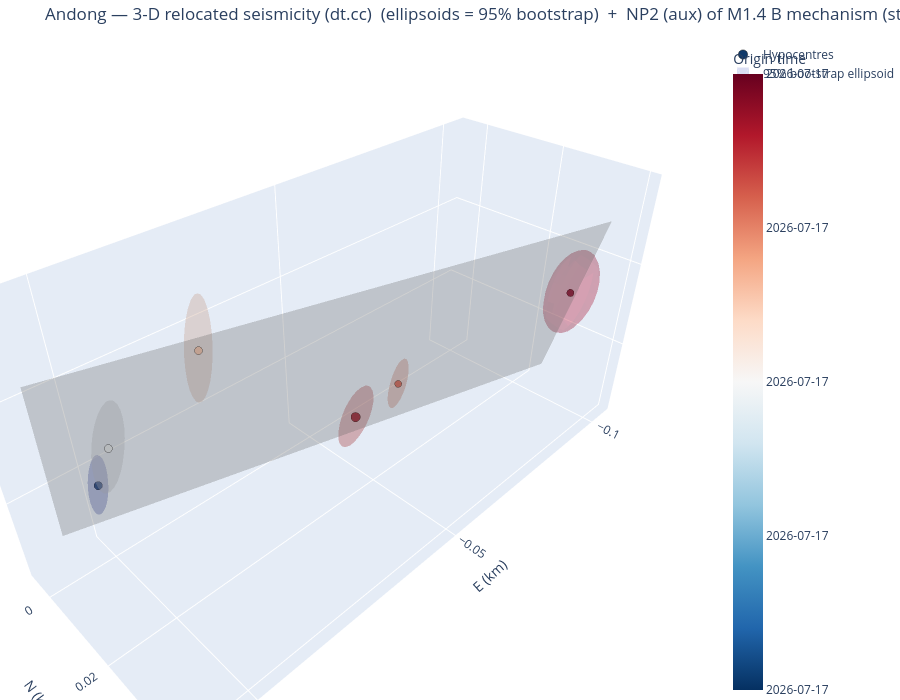

The cell this chart's notebook holds for it:
### Markdown cell above
The same view with the per-event uncertainty drawn as a **95% bootstrap error ellipsoid**
(`error="ellipsoid"`) instead of whisker bars: each ellipsoid's shape is the bootstrap sample covariance
and its size the empirical 95% Mahalanobis radius (95% of replicas inside), coloured like its hypocentre.
Tight horizontal but loose depth control shows up as a vertically elongated ellipsoid.

### Code cell
fig3d_e = viz.plot_3d_plane(cfg, VELMODEL, error="ellipsoid", frame_from=FRAME_FROM, mech_select=MECH_SELECT)
try:
    fig3d_e.write_image(f"/tmp/{CLUSTER}_3d_ellipsoid.png", scale=2)
except Exception:
    pass
fig3d_e

### Figure 1 — Plotly figure (JSON) as saved in the notebook; plotly's stock layout.template omitted (floating-point values rounded to 4 significant figures; data arrays with more than 128 entries replaced by an {"elided": "..."} marker saying what was removed)
{"data": [{"marker": {"color": [20650.0, 20650.0, 20650.0, 20650.0, 20650.0, 20650.0], "colorbar": {"ticktext": ["2026-07-17", "2026-07-17", "2026-07-17", "2026-07-17", "2026-07-17"], "tickvals": [20650.0, 20650.0, 20650.0, 20650.0, 20650.0], "title": {"text": "Origin time"}}, "colorscale": [[0, "rgb(5,48,97)"], [0.1, "rgb(33,102,172)"], [0.2, "rgb(67,147,195)"], [0.3, "rgb(146,197,222)"], [0.4, "rgb(209,229,240)"], [0.5, "rgb(247,247,247)"], [0.6, "rgb(253,219,199)"], [0.7, "rgb(244,165,130)"], [0.8, "rgb(214,96,77)"], [0.9, "rgb(178,24,43)"], [1, "rgb(103,0,31)"]], "line": {"color": "black", "width": 0.5}, "opacity": 0.95, "size": [9.6, 9.2, 9.2, 8.0, 10.8, 8.4]}, "mode": "markers", "name": "Hypocentres", "text": ["200000  M1.4", "200001  M1.3", "200002  M1.3", "200003  M1.0", "200004  M1.7", "200005  M1.1"], "type": "scatter3d", "x": [0.0, -0.0007, -0.016, -0.059, -0.0539, -0.0925], "y": [0.0, 0.0063, 0.0131, 0.0181, 0.0108, 0.0352], "z": [0.0, -0.0121, -0.0275, -0.0012, 0.0088, -0.0161]}, {"alphahull": 0, "color": "rgb(58,76,192)", "flatshading": true, "hoverinfo": "skip", "name": "95% bootstrap ellipsoid", "opacity": 0.18, "showlegend": true, "showscale": false, "type": "mesh3d", "x": {"elided": "196 float values"}, "y": {"elided": "196 float values"}, "z": {"elided": "196 float values"}}, {"alphahull": 0, "color": "rgb(216,219,225)", "flatshading": true, "hoverinfo": "skip", "name": "95% bootstrap ellipsoid", "opacity": 0.18, "showlegend": false, "showscale": false, "type": "mesh3d", "x": {"elided": "196 float values"}, "y": {"elided": "196 float values"}, "z": {"elided": "196 float values"}}, {"alphahull": 0, "color": "rgb(245,193,168)", "flatshading": true, "hoverinfo": "skip", "name": "95% bootstrap ellipsoid", "opacity": 0.18, "showlegend": false, "showscale": false, "type": "mesh3d", "x": {"elided": "196 float values"}, "y": {"elided": "196 float values"}, "z": {"elided": "196 float values"}}, {"alphahull": 0, "color": "rgb(234,123,96)", "flatshading": true, "hoverinfo": "skip", "name": "95% bootstrap ellipsoid", "opacity": 0.18, "showlegend": false, "showscale": false, "type": "mesh3d", "x": {"elided": "196 float values"}, "y": {"elided": "196 float values"}, "z": {"elided": "196 float values"}}, {"alphahull": 0, "color": "rgb(197,50,51)", "flatshading": true, "hoverinfo": "skip", "name": "95% bootstrap ellipsoid", "opacity": 0.18, "showlegend": false, "showscale": false, "type": "mesh3d", "x": {"elided": "196 float values"}, "y": {"elided": "196 float values"}, "z": {"elided": "196 float values"}}, {"alphahull": 0, "color": "rgb(179,3,38)", "flatshading": true, "hoverinfo": "skip", "name": "95% bootstrap ellipsoid", "opacity": 0.18, "showlegend": false, "showscale": false, "type": "mesh3d", "x": {"elided": "196 float values"}, "y": {"elided": "196 float values"}, "z": {"elided": "196 float values"}}, {"color": "gray", "hoverinfo": "name", "i": [0, 0], "j": [1, 3], "k": [3, 2], "name": "NP2 (aux) of M1.4 B mechanism 106/73", "opacity": 0.3, "showscale": false, "type": "mesh3d", "x": [0.006612, 0.01005, -0.1035, -0.1001], "y": [-0.005632, 0.006672, 0.02517, 0.03747], "z": [0.01214, -0.03045, 0.01214, -0.03045]}], "layout": {"height": 700, "margin": {"b": 0, "l": 0, "r": 0, "t": 40}, "scene": {"aspectmode": "data", "xaxis": {"title": {"text": "E (km)"}}, "yaxis": {"title": {"text": "N (km)"}}, "zaxis": {"autorange": "reversed", "title": {"text": "Depth (km)"}}}, "title": {"text": "Andong — 3-D relocated seismicity (dt.cc)  (ellipsoids = 95% bootstrap)  +  NP2 (aux) of M1.4 B mechanism (strike 106°, dip 73°)"}}}
